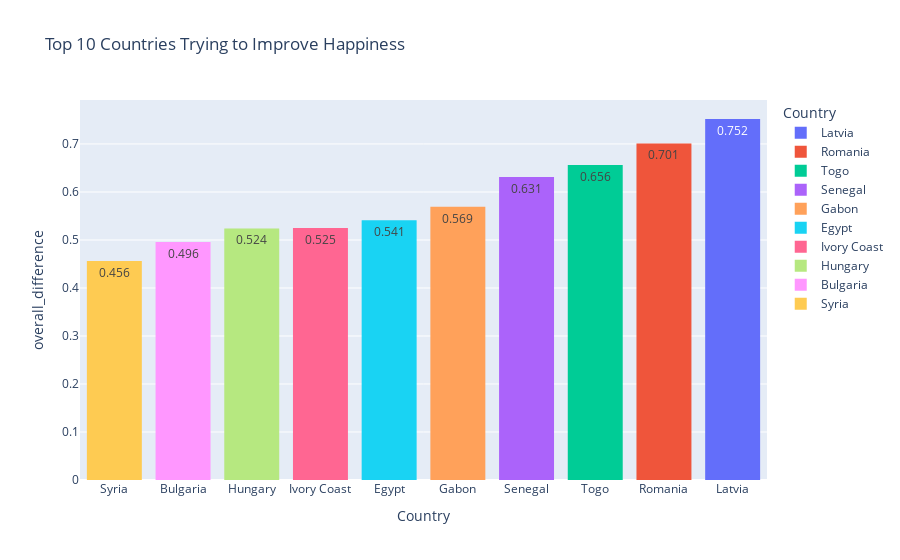

This figure's notebook cell:
### Markdown cell above
## 3- What country trying to improve happiness?

### Code cell
fig = px.histogram(working_toward_happiness, 
                   x="Country", 
                   y='overall_difference',
                   title="Top 10 Countries Trying to Improve Happiness [2015-2017]", 
                   color ='Country',
                   text_auto=True).update_xaxes(categoryorder='total ascending').update_layout(
                     xaxis_title="Country", yaxis_title="overall_difference"
)
fig.show()

### Figure 1 — Plotly figure (JSON) as saved in the notebook; plotly's stock layout.template omitted (floating-point values rounded to 4 significant figures)
{"data": [{"alignmentgroup": "True", "bingroup": "x", "histfunc": "sum", "hovertemplate": "Country=%{x}<br>sum of overall_difference=%{y}<extra></extra>", "legendgroup": "Latvia", "marker": {"color": "#636efa", "pattern": {"shape": ""}}, "name": "Latvia", "offsetgroup": "Latvia", "orientation": "v", "showlegend": true, "texttemplate": "%{value}", "type": "histogram", "x": ["Latvia"], "xaxis": "x", "y": [0.752], "yaxis": "y"}, {"alignmentgroup": "True", "bingroup": "x", "histfunc": "sum", "hovertemplate": "Country=%{x}<br>sum of overall_difference=%{y}<extra></extra>", "legendgroup": "Romania", "marker": {"color": "#EF553B", "pattern": {"shape": ""}}, "name": "Romania", "offsetgroup": "Romania", "orientation": "v", "showlegend": true, "texttemplate": "%{value}", "type": "histogram", "x": ["Romania"], "xaxis": "x", "y": [0.701], "yaxis": "y"}, {"alignmentgroup": "True", "bingroup": "x", "histfunc": "sum", "hovertemplate": "Country=%{x}<br>sum of overall_difference=%{y}<extra></extra>", "legendgroup": "Togo", "marker": {"color": "#00cc96", "pattern": {"shape": ""}}, "name": "Togo", "offsetgroup": "Togo", "orientation": "v", "showlegend": true, "texttemplate": "%{value}", "type": "histogram", "x": ["Togo"], "xaxis": "x", "y": [0.656], "yaxis": "y"}, {"alignmentgroup": "True", "bingroup": "x", "histfunc": "sum", "hovertemplate": "Country=%{x}<br>sum of overall_difference=%{y}<extra></extra>", "legendgroup": "Senegal", "marker": {"color": "#ab63fa", "pattern": {"shape": ""}}, "name": "Senegal", "offsetgroup": "Senegal", "orientation": "v", "showlegend": true, "texttemplate": "%{value}", "type": "histogram", "x": ["Senegal"], "xaxis": "x", "y": [0.631], "yaxis": "y"}, {"alignmentgroup": "True", "bingroup": "x", "histfunc": "sum", "hovertemplate": "Country=%{x}<br>sum of overall_difference=%{y}<extra></extra>", "legendgroup": "Gabon", "marker": {"color": "#FFA15A", "pattern": {"shape": ""}}, "name": "Gabon", "offsetgroup": "Gabon", "orientation": "v", "showlegend": true, "texttemplate": "%{value}", "type": "histogram", "x": ["Gabon"], "xaxis": "x", "y": [0.569], "yaxis": "y"}, {"alignmentgroup": "True", "bingroup": "x", "histfunc": "sum", "hovertemplate": "Country=%{x}<br>sum of overall_difference=%{y}<extra></extra>", "legendgroup": "Egypt", "marker": {"color": "#19d3f3", "pattern": {"shape": ""}}, "name": "Egypt", "offsetgroup": "Egypt", "orientation": "v", "showlegend": true, "texttemplate": "%{value}", "type": "histogram", "x": ["Egypt"], "xaxis": "x", "y": [0.541], "yaxis": "y"}, {"alignmentgroup": "True", "bingroup": "x", "histfunc": "sum", "hovertemplate": "Country=%{x}<br>sum of overall_difference=%{y}<extra></extra>", "legendgroup": "Ivory Coast", "marker": {"color": "#FF6692", "pattern": {"shape": ""}}, "name": "Ivory Coast", "offsetgroup": "Ivory Coast", "orientation": "v", "showlegend": true, "texttemplate": "%{value}", "type": "histogram", "x": ["Ivory Coast"], "xaxis": "x", "y": [0.525], "yaxis": "y"}, {"alignmentgroup": "True", "bingroup": "x", "histfunc": "sum", "hovertemplate": "Country=%{x}<br>sum of overall_difference=%{y}<extra></extra>", "legendgroup": "Hungary", "marker": {"color": "#B6E880", "pattern": {"shape": ""}}, "name": "Hungary", "offsetgroup": "Hungary", "orientation": "v", "showlegend": true, "texttemplate": "%{value}", "type": "histogram", "x": ["Hungary"], "xaxis": "x", "y": [0.524], "yaxis": "y"}, {"alignmentgroup": "True", "bingroup": "x", "histfunc": "sum", "hovertemplate": "Country=%{x}<br>sum of overall_difference=%{y}<extra></extra>", "legendgroup": "Bulgaria", "marker": {"color": "#FF97FF", "pattern": {"shape": ""}}, "name": "Bulgaria", "offsetgroup": "Bulgaria", "orientation": "v", "showlegend": true, "texttemplate": "%{value}", "type": "histogram", "x": ["Bulgaria"], "xaxis": "x", "y": [0.496], "yaxis": "y"}, {"alignmentgroup": "True", "bingroup": "x", "histfunc": "sum", "hovertemplate": "Country=%{x}<br>sum of overall_difference=%{y}<extra></extra>", "legendgroup": "Syria", "marker": {"color": "#FECB52", "pattern": {"shape": ""}}, "name": "Syria", "offsetgroup": "Syria", "orientation": "v", "showlegend": true, "texttemplate": "%{value}", "type": "histogram", "x": ["Syria"], "xaxis": "x", "y": [0.456], "yaxis": "y"}], "layout": {"barmode": "relative", "legend": {"title": {"text": "Country"}, "tracegroupgap": 0}, "title": {"text": "Top 10 Countries Trying to Improve Happiness"}, "xaxis": {"anchor": "y", "categoryarray": ["Latvia", "Romania", "Togo", "Senegal", "Gabon", "Egypt", "Ivory Coast", "Hungary", "Bulgaria", "Syria"], "categoryorder": "total ascending", "domain": [0, 1], "title": {"text": "Country"}}, "yaxis": {"anchor": "x", "domain": [0, 1], "title": {"text": "overall_difference"}}}}
